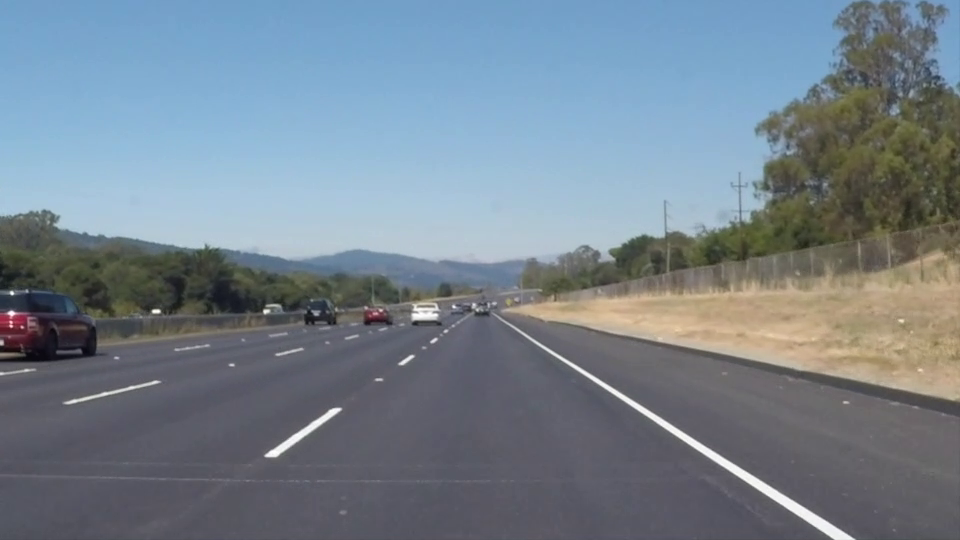
#> input picture frame 22 of edge-path-project/videos/solidWhiteRight.mp4, 960 x 540 px
$ python main.py
#> lines starting #> are read from the running program, lines starting #| are printed output that depends on the picture; after the words box and inside, x2 and y2 are one past the last pixel; in counts of white or black regions, pixels touching at a corner belong together
import cv2
import numpy as np
import math
import os
from collections import deque


# Tallennetaan viimeiset 10 ohjauskulmaa
angle_history = deque(maxlen=10)


def make_coordinates(image, line_parameters):
    slope, intercept = line_parameters

    y1 = image.shape[0]
    y2 = int(y1 * 0.60)

    x1 = int((y1 - intercept) / slope)
    x2 = int((y2 - intercept) / slope)

    return np.array([x1, y1, x2, y2])


def average_lane_lines(image, lines):
    left_fit = []
    right_fit = []

    if lines is None:
        return None, None

    for line in lines:
        x1, y1, x2, y2 = line.reshape(4)

        # Ohitetaan pystysuorat viivat
        if x2 == x1:
            continue

        slope, intercept = np.polyfit(
            (x1, x2),
            (y1, y2),
            1
        )

        # Ohitetaan lähes vaakasuorat viivat
        if abs(slope) < 0.5:
            continue

        # Vasen kaistaviiva
        if slope < 0:
            left_fit.append((slope, intercept))

        # Oikea kaistaviiva
        else:
            right_fit.append((slope, intercept))

    left_line = None
    right_line = None

    if left_fit:
        left_average = np.average(left_fit, axis=0)
        left_line = make_coordinates(
            image,
            left_average
        )

    if right_fit:
        right_average = np.average(right_fit, axis=0)
        right_line = make_coordinates(
            image,
            right_average
        )

    return left_line, right_line


# -------------------------------------------------
# VIDEO
# -------------------------------------------------

video_path = "videos/solidWhiteRight.mp4"

cap = cv2.VideoCapture(video_path)

if not cap.isOpened():
    print("Videota ei voitu avata.")
    exit()


# -------------------------------------------------
# OUTPUT-VIDEON ASETUKSET
# -------------------------------------------------

os.makedirs("output", exist_ok=True)

output_path = "output/path_prediction.mp4"

# Haetaan alkuperäisen videon tiedot
fps = cap.get(cv2.CAP_PROP_FPS)

width = int(
    cap.get(cv2.CAP_PROP_FRAME_WIDTH)
)

height = int(
    cap.get(cv2.CAP_PROP_FRAME_HEIGHT)
)

# Jos FPS-arvoa ei saada videosta
if fps <= 0:
    fps = 25

# MP4-koodekki
fourcc = cv2.VideoWriter_fourcc(*"mp4v")

writer = cv2.VideoWriter(
    output_path,
    fourcc,
    fps,
    (width, height)
)

if not writer.isOpened():
    print("Output-videota ei voitu luoda.")
    cap.release()
    exit()


# -------------------------------------------------
# VIDEON KÄSITTELY
# -------------------------------------------------

while True:

    ret, frame = cap.read()
#> frame is the input picture: shape (540, 960, 3); mean B, G, R 141.9, 130.7, 117.7

    if not ret:
        break

    # -------------------------------------------------
    # 1. HARMAASÄVY
    # -------------------------------------------------

    gray = cv2.cvtColor(
        frame,
        cv2.COLOR_BGR2GRAY
    )
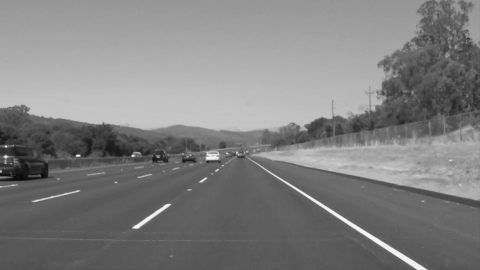
#> gray: shape (540, 960) (shown at 1/2 size); min 6, max 255, mean 128

    # -------------------------------------------------
    # 2. PEHMENNYS
    # -------------------------------------------------

    blurred = cv2.GaussianBlur(
        gray,
        (5, 5),
        0
    )

    # -------------------------------------------------
    # 3. EDGE DETECTION
    # -------------------------------------------------

    edges = cv2.Canny(
        blurred,
        50,
        150
    )
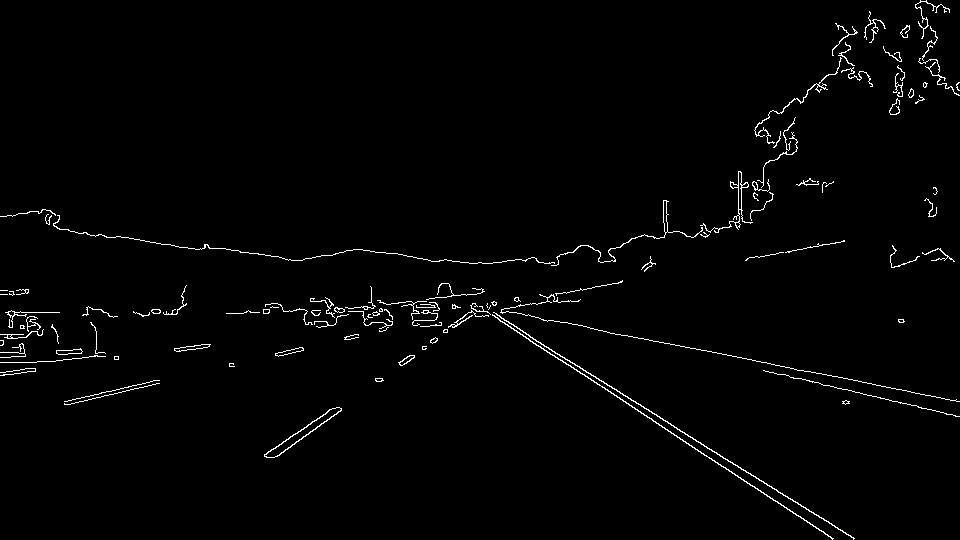
#> edges: shape (540, 960); 1.6% white in thin lines or dots

    height, width = edges.shape

    # -------------------------------------------------
    # 4. REGION OF INTEREST
    # -------------------------------------------------

    polygon = np.array([[
        (0, height),
        (width, height),
        (int(width * 0.55), int(height * 0.60)),
        (int(width * 0.45), int(height * 0.60))
    ]], np.int32)

    mask = np.zeros_like(edges)

    cv2.fillPoly(
        mask,
        polygon,
        255
    )
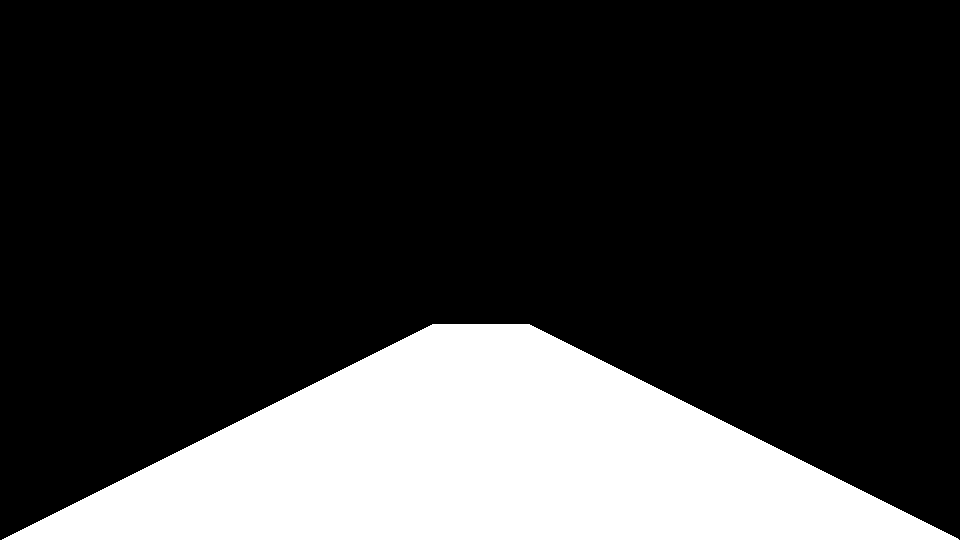
#> mask: shape (540, 960); 22% white; 1 white region, box (x1, y1, x2, y2) and area: (2, 324, 959, 540) 114047

    cropped_edges = cv2.bitwise_and(
        edges,
        mask
    )
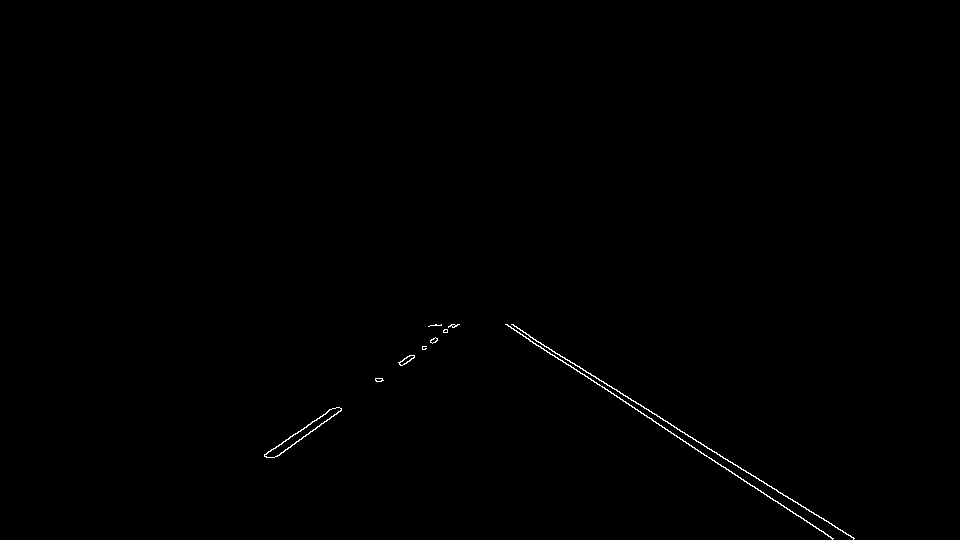
#> cropped_edges: shape (540, 960); 0.29% white in thin lines or dots, all inside (x1, y1, x2, y2) = (264, 324, 855, 540)

    # -------------------------------------------------
    # 5. HOUGH LINE TRANSFORM
    # -------------------------------------------------

    lines = cv2.HoughLinesP(
        cropped_edges,
        rho=2,
        theta=np.pi / 180,
        threshold=50,
        minLineLength=40,
        maxLineGap=100
    )
#> lines = [[511, 324, 854, 538], [530, 341, 833, 538], [505, 324, 679, 437], [290, 436, 452, 326], [276, 456, 458, 324], [264, 455, 329, 410]]

    # -------------------------------------------------
    # 6. VASEN JA OIKEA KAISTAVIIVA
    # -------------------------------------------------

    left_line, right_line = average_lane_lines(
        frame,
        lines
    )
#> the loop in average_lane_lines, `for line in lines:` made 6 passes
#> (x1, y1, x2, y2, slope, intercept) on passes 1 to 6: (511, 324, 854, 538, 0.624, 5.18), (530, 341, 833, 538, 0.65, -3.59), (505, 324, 679, 437, 0.649, -3.96), (290, 436, 452, 326, -0.679, 632.9), (276, 456, 458, 324, -0.725, 656.2), (264, 455, 329, 410, -0.692, 637.8)
#> after the loop in average_lane_lines, `for line in lines:`: left_fit = [(-0.679, 632.9), (-0.725, 656.2), (-0.692, 637.8)]; right_fit = [(0.624, 5.18), (0.65, -3.59), (0.649, -3.96)]
#> in average_lane_lines, `left_average = np.average(left_fit, axis=0)`: left_average = [-0.699, 642.3]
#> in make_coordinates, `slope, intercept = line_parameters`: slope = -0.699; intercept = 642.3
#> in make_coordinates, `x1 = int((y1 - intercept) / slope)`: x1 = 146
#> in make_coordinates, `x2 = int((y2 - intercept) / slope)`: x2 = 455
#> in average_lane_lines, `left_line = make_coordinates( image, left_average )`: left_line = [146, 540, 455, 324]
#> in average_lane_lines, `right_average = np.average(right_fit, axis=0)`: right_average = [0.641, -0.788]
#> in average_lane_lines, `right_line = make_coordinates( image, right_average )`: right_line = [843, 540, 506, 324]
#> left_line = [146, 540, 455, 324]; right_line = [843, 540, 506, 324]

    line_image = np.zeros_like(frame)

    if left_line is not None:

        x1, y1, x2, y2 = left_line
#> x1 = 146; y1 = 540; x2 = 455; y2 = 324

        cv2.line(
            line_image,
            (x1, y1),
            (x2, y2),
            (0, 255, 0),
            8
        )

    if right_line is not None:

        x1, y1, x2, y2 = right_line
#> x1 = 843; x2 = 506

        cv2.line(
            line_image,
            (x1, y1),
            (x2, y2),
            (0, 255, 0),
            8
        )

    # -------------------------------------------------
    # 7. PATH PREDICTION
    # -------------------------------------------------

    if left_line is not None and right_line is not None:

        target_x = int(
            (left_line[2] + right_line[2]) / 2
        )
#> target_x = 480

        target_y = int(
            (left_line[3] + right_line[3]) / 2
        )
#> target_y = 324

        car_x = width // 2
        car_y = height

        # Ennustettu ajolinja
        cv2.line(
            line_image,
            (car_x, car_y),
            (target_x, target_y),
            (0, 0, 255),
            8
        )

        # Kohdepiste
        cv2.circle(
            line_image,
            (target_x, target_y),
            10,
            (0, 0, 255),
            -1
        )
#> line_image: shape (540, 960, 3); mean of channels 0, 1, 2 0, 3.3, 1.1

        # -------------------------------------------------
        # 8. OHJAUSKULMA
        # -------------------------------------------------

        dx = target_x - car_x
#> dx = 0
        dy = car_y - target_y
#> dy = 216

        steering_angle = math.degrees(
            math.atan2(dx, dy)
        )
#> steering_angle = 0

        # -------------------------------------------------
        # 9. OHJAUSKULMAN VAKAUTUS
        # -------------------------------------------------

        angle_history.append(
            steering_angle
        )

        smoothed_angle = (
            sum(angle_history)
            / len(angle_history)
        )

        # -------------------------------------------------
        # 10. AJOSUUNTA
        # -------------------------------------------------

        if smoothed_angle < -3:
            direction = "LEFT"

        elif smoothed_angle > 3:
            direction = "RIGHT"

        else:
            direction = "STRAIGHT"

        # Näytetään suunta
        cv2.putText(
            line_image,
            f"Direction: {direction}",
            (50, 50),
            cv2.FONT_HERSHEY_SIMPLEX,
            1,
            (0, 255, 255),
            2
        )

        # Näytetään ohjauskulma
        cv2.putText(
            line_image,
            f"Steering angle: {smoothed_angle:.1f} deg",
            (50, 90),
            cv2.FONT_HERSHEY_SIMPLEX,
            1,
            (0, 255, 255),
            2
        )
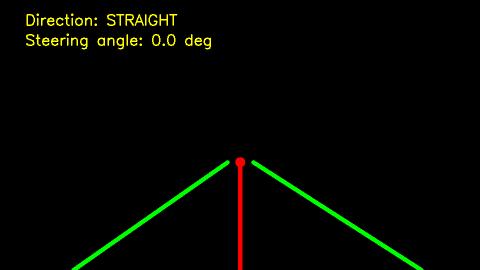
#> line_image: shape (540, 960, 3) (shown at 1/2 size); mean of channels 0, 1, 2 0, 5.6, 3.4; drawn as B, G, R

    # -------------------------------------------------
    # 11. YHDISTETÄÄN TULOKSET
    # -------------------------------------------------

    result = cv2.addWeighted(
        frame,
        0.8,
        line_image,
        1,
        1
    )
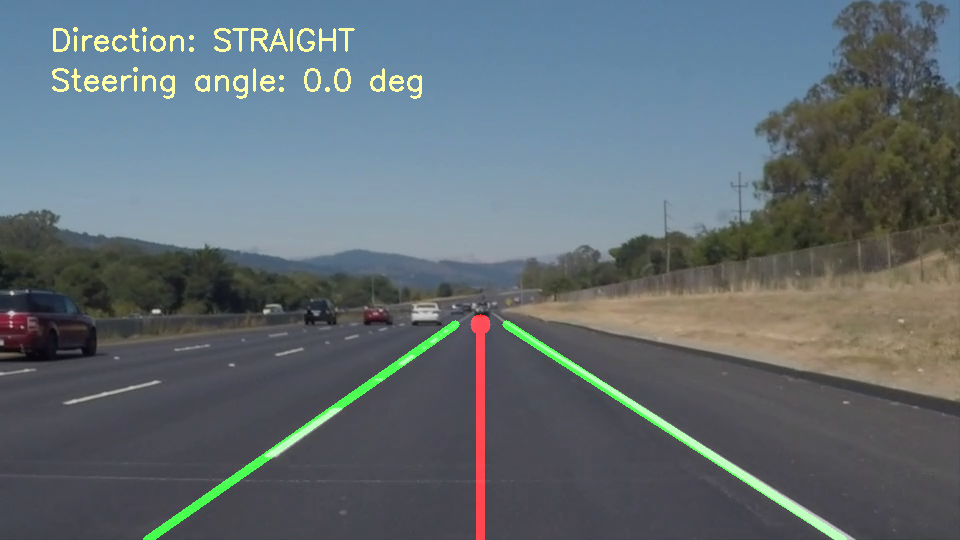
#> result: shape (540, 960, 3); mean B, G, R 114.6, 108.3, 97.3

    # -------------------------------------------------
    # 12. TALLENNETAAN FRAME OUTPUT-VIDEOON
    # -------------------------------------------------

    writer.write(result)

    # Näytetään myös ruudulla
    cv2.imshow(
        "Path prediction",
        result
    )

    # Q lopettaa
    if cv2.waitKey(25) & 0xFF == ord("q"):
#> (key q is pressed here)
        break


# -------------------------------------------------
# LOPETUS
# -------------------------------------------------

cap.release()
writer.release()

cv2.destroyAllWindows()

print("Valmis!")
print(f"Video tallennettu: {output_path}")

$ run again, starting later in the video
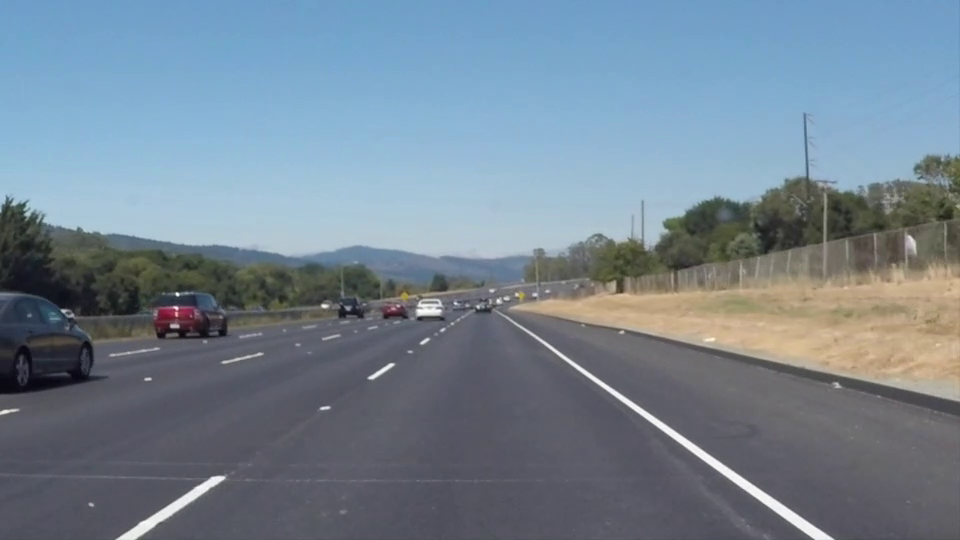
#> input picture frame 99 of edge-path-project/videos/solidWhiteRight.mp4, 960 x 540 px
#> frame is the input picture: shape (540, 960, 3); mean B, G, R 146, 132.3, 116.7
#> `edges = cv2.Canny( blurred, 50, 150 )`:
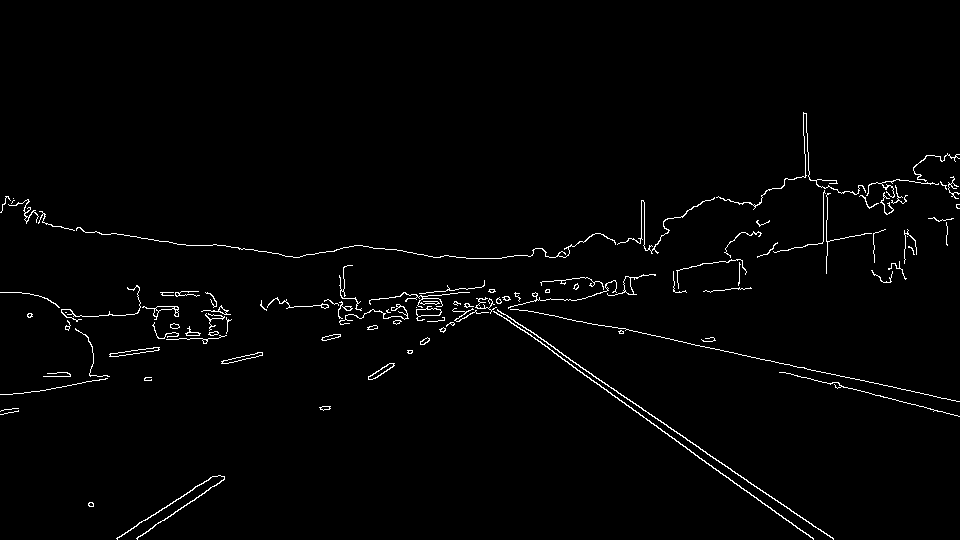
#> edges: shape (540, 960); 1.6% white in thin lines or dots, all inside (x1, y1, x2, y2) = (0, 112, 960, 540)
#> mask: shape (540, 960); 22% white; 1 white region, box (x1, y1, x2, y2) and area: (2, 324, 959, 540) 114047
#> cropped_edges: shape (540, 960); 0.3% white in thin lines or dots, all inside (x1, y1, x2, y2) = (88, 324, 834, 540)
#> lines = [[570, 360, 833, 538], [527, 332, 813, 539], [519, 327, 762, 503], [329, 409, 453, 325], [137, 538, 373, 373], [117, 539, 214, 476], [518, 324, 641, 407], [116, 538, 212, 476], [137, 539, 423, 339], [645, 410, 769, 496]]
#> the loop in average_lane_lines, `for line in lines:` made 10 passes
#> (x1, y1, x2, y2, slope, intercept) on passes 1 to 8: (570, 360, 833, 538, 0.677, -25.78), (527, 332, 813, 539, 0.724, -49.43), (519, 327, 762, 503, 0.724, -48.9), (329, 409, 453, 325, -0.677, 631.9), (137, 538, 373, 373, -0.699, 633.8), (117, 539, 214, 476, -0.649, 615), (518, 324, 641, 407, 0.675, -25.54), (116, 538, 212, 476, -0.646, 612.9)
#> after the loop in average_lane_lines, `for line in lines:`: left_fit = [(-0.677, 631.9), (-0.699, 633.8), (-0.649, 615), (-0.646, 612.9), (-0.699, 634.8)]; right_fit = [(0.677, -25.78), (0.724, -49.43), (0.724, -48.9), (0.675, -25.54), (0.694, -37.34)]
#> left_average = [-0.674, 625.7]
#> in make_coordinates, `slope, intercept = line_parameters`: slope = -0.674; intercept = 625.7
#> in make_coordinates, `x1 = int((y1 - intercept) / slope)`: x1 = 127
#> in make_coordinates, `x2 = int((y2 - intercept) / slope)`: x2 = 447
#> in average_lane_lines, `left_line = make_coordinates( image, left_average )`: left_line = [127, 540, 447, 324]
#> right_average = [0.699, -37.4]
#> in average_lane_lines, `right_line = make_coordinates( image, right_average )`: right_line = [826, 540, 517, 324]
#> `left_line, right_line = average_lane_lines( frame, lines )`: left_line = [127, 540, 447, 324]; right_line = [826, 540, 517, 324]
#> `x1, y1, x2, y2 = left_line`: x1 = 127; y1 = 540; x2 = 447; y2 = 324
#> `x1, y1, x2, y2 = right_line`: x1 = 826; x2 = 517
#> target_x = 482
#> target_y = 324
#> dx = 2
#> dy = 216
#> steering_angle = 0.531
#> `result = cv2.addWeighted( frame, 0.8, line_image, 1, 1 )`:
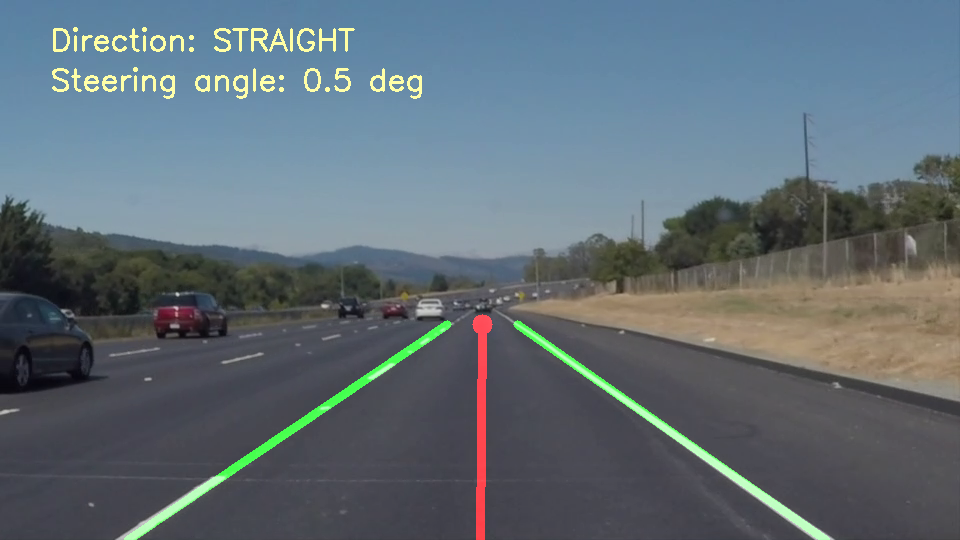
#> result: shape (540, 960, 3); mean B, G, R 117.8, 109.4, 96.6
